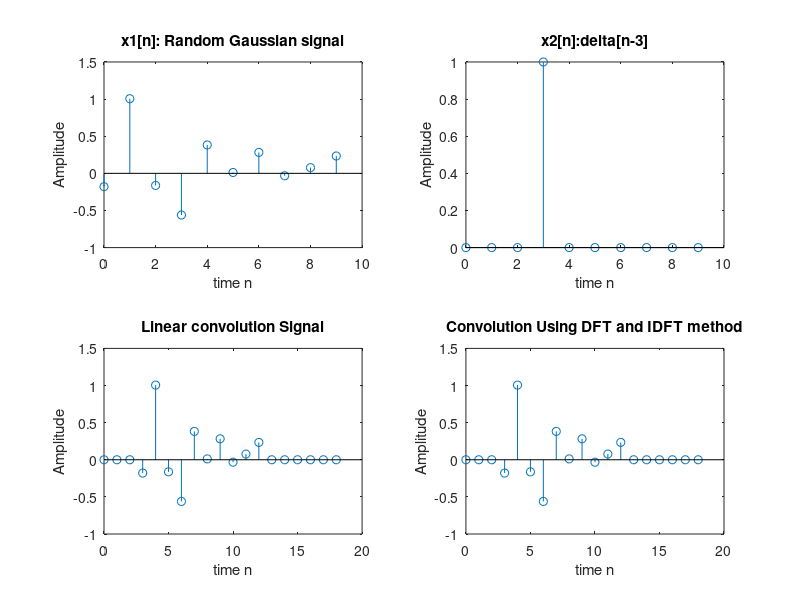
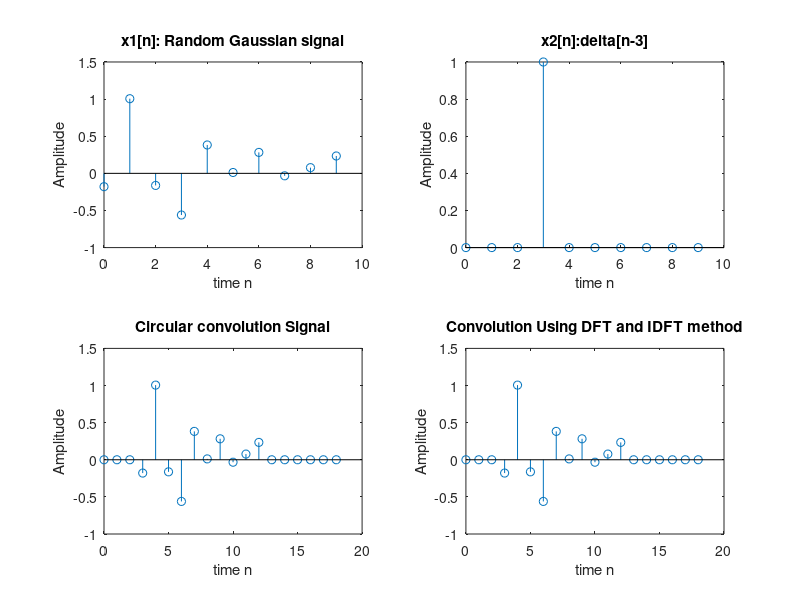
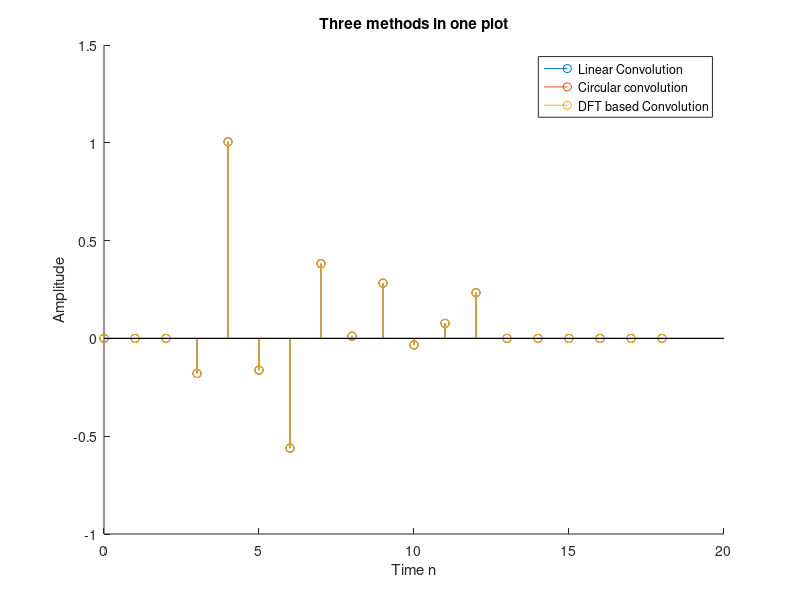

Reproduce these figures in MATLAB, in order.
x1 = randn(1,10);
x2 = [zeros(1,3) 1 zeros(1,6)];
YL = conv(x1,x2);
YC = cconv(x1,x2);
X1 = fft(x1,19);
X2 = fft(x2,19);
X = X1.*X2;
x = ifft(X,19);

t = 0:1:9;
t1 = 0:1:18;

figure;
subplot(2,2,1);
stem(t,x1);
xlabel("time n");
ylabel("Amplitude");
title("x1[n]: Random Gaussian signal");
subplot(2,2,2);
stem(t,x2);
xlabel("time n");
ylabel("Amplitude");
title("x2[n]:\delta[n-3]");
subplot(2,2,3);
stem(t1,YL);
xlabel("time n");
ylabel("Amplitude");
title("Linear convolution Signal");
subplot(2,2,4);
stem(t1,x);
xlabel("time n");
ylabel("Amplitude");
title("Convolution Using DFT and IDFT method");

figure;
subplot(2,2,1);
stem(t,x1);
xlabel("time n");
ylabel("Amplitude");
title("x1[n]: Random Gaussian signal");
subplot(2,2,2);
stem(t,x2);
xlabel("time n");
ylabel("Amplitude");
title("x2[n]:\delta[n-3]");
subplot(2,2,3);
stem(t1,YC);
xlabel("time n");
ylabel("Amplitude");
title("Circular convolution Signal");
subplot(2,2,4);
stem(t1,x);
xlabel("time n");
ylabel("Amplitude");
title("Convolution Using DFT and IDFT method");

figure;
hold on
stem(t1,YL);
stem(t1,YC);
stem(t1,x);
hold off
xlabel("Time n");
ylabel("Amplitude");
title("Three methods in one plot");
legend("Linear Convolution","Circular convolution","DFT based Convolution");